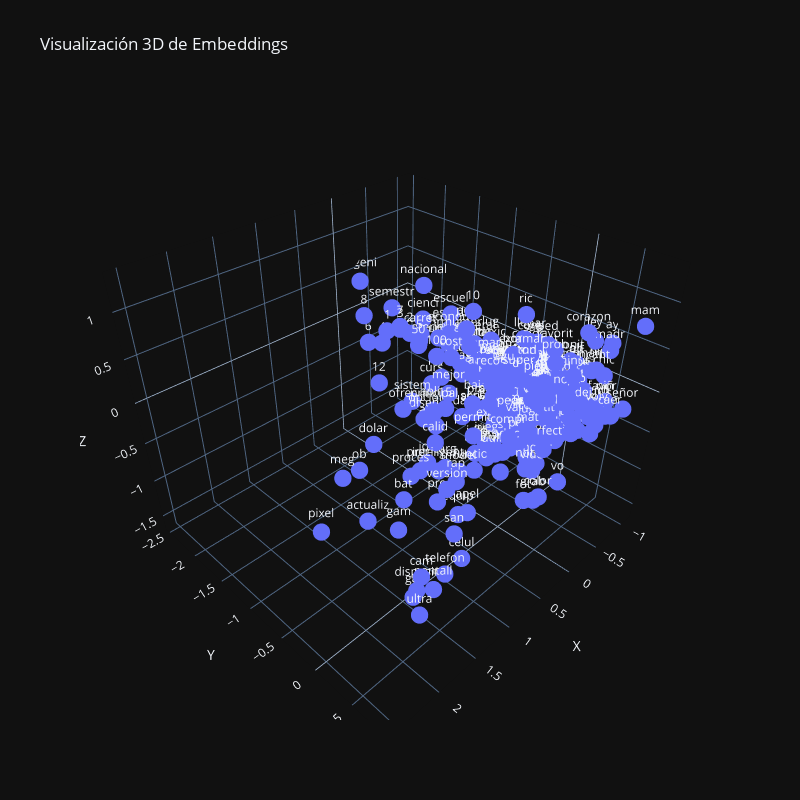

Write notebook code for a chart like this one.
### Markdown cell above
## Graficar algunos embeddings

### Code cell
from sklearn.decomposition import PCA
import numpy as np
import plotly.express as px
import plotly.io as pio

bg_color="plotly_dark" # https://plotly.com/python/templates/
pio.templates.default = bg_color # Establecer el tema oscuro por defecto

words = list(word_vectors.index_to_key)[:300]
print(words)
embeddings = [embedding_loader.get_embedding(word) for word in words]
embeddings = np.array(embeddings)

# Reducir la dimensionalidad de los embeddings a 3D usando PCA
pca = PCA(n_components=3)
embeddings_3d = pca.fit_transform(embeddings)

df = pd.DataFrame(embeddings_3d, columns=["X", "Y", "Z"])
df["word"] = words

# Graficar con Plotly
fig = px.scatter_3d(df, x="X", y="Y", z="Z", text="word", title="Visualización 3D de Embeddings", width=800, height=800)
fig.update_traces(marker=dict(size=6), selector=dict(mode='markers+text'))  # Ajusta el tamaño de los puntos
fig.show()

### Figure 1 — Plotly figure (JSON) as saved in the notebook; plotly's stock layout.template omitted (floating-point values rounded to 4 significant figures; data arrays with more than 128 entries replaced by an {"elided": "..."} marker saying what was removed)
{"data": [{"hovertemplate": "X=%{x}<br>Y=%{y}<br>Z=%{z}<br>word=%{text}<extra></extra>", "legendgroup": "", "marker": {"color": "#636efa", "size": 6, "symbol": "circle"}, "mode": "markers+text", "name": "", "scene": "scene", "showlegend": false, "text": {"elided": "300 str values"}, "type": "scatter3d", "x": {"elided": "300 float values"}, "y": {"elided": "300 float values"}, "z": {"elided": "300 float values"}}], "layout": {"height": 800, "legend": {"tracegroupgap": 0}, "scene": {"domain": {"x": [0, 1], "y": [0, 1]}, "xaxis": {"title": {"text": "X"}}, "yaxis": {"title": {"text": "Y"}}, "zaxis": {"title": {"text": "Z"}}}, "title": {"text": "Visualización 3D de Embeddings"}, "width": 800}}
